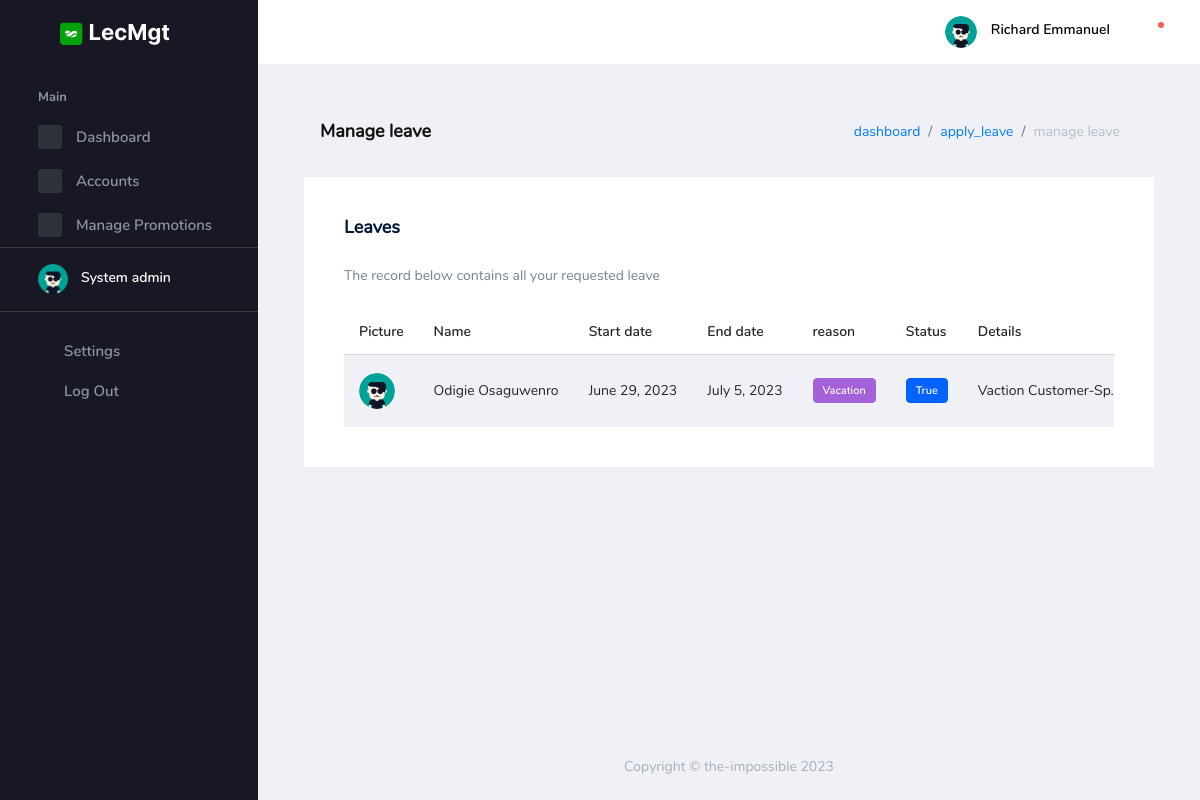
/auth/manage_leaves (signed in), run on the app's committed database.
### lecMgt_auth/models.py (models this page shows, shortened)
class User(AbstractBaseUser, PermissionsMixin):
    user_id = models.UUIDField(
        default=uuid.uuid4, primary_key=True, unique=True, editable=False)
    email = models.CharField(max_length=100, db_index=True,
                             unique=True, verbose_name='email address', blank=True)
    name = models.CharField(
        max_length=100, db_index=True, blank=True, null=True)
    pics = models.ImageField(
        default='img/user.png', upload_to='uploads/', null=True)
    department = models.ForeignKey(
        Department, on_delete=models.CASCADE, blank=True, null=True,)
    date_joined = models.DateTimeField(
        verbose_name='date_joined', auto_now_add=True)
    last_login = models.DateTimeField(
        verbose_name='last_login', auto_now=True, null=True)
    is_active = models.BooleanField(default=True)
    is_staff = models.BooleanField(default=False)
    is_dept = models.BooleanField(default=False)
    is_central = models.BooleanField(default=False)
    is_dean = models.BooleanField(default=False)
    is_hod = models.BooleanField(default=False)
    is_superuser = models.BooleanField(default=False)
    USERNAME_FIELD = 'email'
    REQUIRED_FIELDS = ['name',]
    objects = UserManager()
    class Meta:
        db_table = 'Users'
        verbose_name_plural = 'Users'

class Leave(models.Model):
    leave_id = models.UUIDField(
        default=uuid.uuid4, primary_key=True, unique=True, editable=False)
    user = models.ForeignKey(
        User, on_delete=models.CASCADE, blank=True, null=True)
    start_date = models.DateField(null=True)
    end_date = models.DateField(null=True)
    details = models.TextField(blank=True, null=True)
    reason = models.ForeignKey(
        Reasons, on_delete=models.CASCADE, blank=True, null=True)
    dept_approval = models.BooleanField(default=False)
    created = models.DateTimeField(
        verbose_name='date_created', auto_now_add=True)
    class Meta:
        db_table = 'Leave'
        verbose_name_plural = 'Leave'

class Reasons(models.Model):
    reason_id = models.UUIDField(
        default=uuid.uuid4, primary_key=True, unique=True, editable=False)
    reason_title = models.CharField(max_length=50, unique=True)
    def __str__(self):
        return self.reason_title
    class Meta:
        db_table = 'Reasons'
        verbose_name_plural = 'Reasons'

### lecMgt_auth/views.py (the view, shortened to what this page needs)
# urls.py: path('manage_leaves', ManageLeaves.as_view(), name="manage_leaves"),
class ManageLeaves(LoginRequiredMixin, ListView):
    template_name = 'backend/auth/leave/manage_leave.html'
    def get_queryset(self):
        return Leave.objects.all().order_by('-created')

### Templates/backend/auth/leave/manage_leave.html (shortened to what this page needs)
{% extends 'base.html' %}
{% load crispy_forms_tags %}
{% load static %}
{% block head %}{% include 'partials/auth_head.html' %}{% endblock head %}
{% block body %}
    <div class="container-scroller">
    {% block nav %}{% include 'partials/auth_nav.html' %}{% endblock nav %}
      <div class="container-fluid page-body-wrapper">
        {% include 'partials/auth_sidebar.html' %}
        <div class="main-panel">
          <div class="content-wrapper">
            <div class="page-header">
              <h3 class="page-title"> Manage leave </h3>
              <nav aria-label="breadcrumb">
                <ol class="breadcrumb">
                  <li class="breadcrumb-item"><a href="{% url 'auth:dashboard' %}">dashboard</a></li>
                  {% if not request.user.is_dept %}
                  <li class="breadcrumb-item"><a href="{% url 'auth:apply_leave' %}">apply_leave</a></li>
                  {% endif %}
                  <li class="breadcrumb-item active" aria-current="page">manage leave</li>
                </ol>
              </nav>
            </div>
            <div class="row">
              <div class="col-lg-12 grid-margin stretch-card">
                <div class="card">
                  <div class="card-body">
                    <h4 class="card-title">Leaves</h4>
                    <p class="card-description"> The record below contains all your requested leave </p>
                    <table class="table table-striped table-hover table-responsive">
                      <thead>
                        <tr>
                          <th> Picture </th>
                          <th> Name </th>
                          <th> Start date</th>
                          <th> End date</th>
                          <th> reason </th>
                          <th> Status </th>
                          <th> Details </th>
                        </tr>
                      </thead>
                      <tbody>
                        {% for object in object_list %}
                        <tr>
                          <td class="py-1">
                            <a  {% if not request.user.is_dept %} href="{% url 'auth:edit_leave' object.pk %}"
                            {% endif %}>
                              <img src="{{ object.user.pics.url }}" width="60" alt="image" />
                            </a>
                          </td>
                          <td> {{ object.user.name}} </td>
                          <td> {{ object.start_date}} </td>
                          <td> {{ object.end_date}} </td>
                          <td>
                            <label class="badge badge-info">
                              {{ object.reason}}
                            </label>
                          </td>
                          <td>
                            <label class="badge badge-primary">
                              {{ object.dept_approval}}
                            </label>
                          </td>
                          <td>
                            <a style="cursor: pointer;" data-toggle="modal" data-target="#detailsModal{{forloop.counter}}">
                              {{ object.details|truncatechars:20 }}
                            </a>
                          </td>
                        </tr>
                        {% endfor %}
                      </tbody>
                    </table>
                  </div>
                </div>
              </div>
            </div>
          </div>
          {% block footer %}{% include 'partials/auth_footer.html' %}{% endblock footer %}
        </div>
      </div>
    </div>
  {% endblock %}

### Templates/partials/auth_nav.html (shortened to what this page needs)
{% load static %}
<nav class="navbar default-layout-navbar col-lg-12 col-12 p-0 fixed-top d-flex flex-row">
    <div class="text-center navbar-brand-wrapper d-flex align-items-center justify-content-center">
      <a class="navbar-brand brand-logo" href="{% url 'basic:home' %}"><img src="{% static 'auth/assets/images/logo.svg' %}" alt="logo" /></a>
    </div>
    <div class="navbar-menu-wrapper d-flex align-items-stretch">
      <button class="navbar-toggler navbar-toggler align-self-center" type="button" data-toggle="minimize">
        <span class="mdi mdi-menu"></span>
      </button>
      <ul class="navbar-nav navbar-nav-right">
        <li class="nav-item nav-profile dropdown">
          <a class="nav-link dropdown-toggle" id="profileDropdown" href="#" data-toggle="dropdown" aria-expanded="false">
            <div class="nav-profile-img">
              <img src="{{ request.user.pics.url }}" alt="image">
            </div>
            <div class="nav-profile-text">
              <p class="mb-1 text-black">{{request.user.name}}</p>
            </div>
          </a>
        </li>
        <li class="nav-item dropdown">
          <a class="nav-link count-indicator dropdown-toggle" id="notificationDropdown" href="#" data-toggle="dropdown">
            <i class="mdi mdi-bell-outline"></i>
            <span class="count-symbol bg-danger"></span>
          </a>
        </li>
      </ul>
    </div>
  </nav>

### Templates/partials/auth_sidebar.html (shortened to what this page needs)
{% load static %}
<nav class="sidebar sidebar-offcanvas" id="sidebar">
  <ul class="nav">
    <li class="nav-item nav-category">Main</li>
    <li class="nav-item">
      <a class="nav-link" href="{% url 'auth:dashboard' %}">
        <span class="icon-bg"><i class="mdi mdi-cube menu-icon"></i></span>
        <span class="menu-title">Dashboard</span>
      </a>
    </li>
    {% if request.user.is_staff %}
    <li class="nav-item">
      <a class="nav-link" data-toggle="collapse" href="#ui-basic" aria-expanded="false" aria-controls="ui-basic">
        <span class="icon-bg"><i class="mdi mdi-crosshairs-gps menu-icon"></i></span>
        <span class="menu-title">Accounts</span>
        <i class="menu-arrow"></i>
      </a>
    </li>
    <li class="nav-item">
      <a class="nav-link" href="pages/icons/mdi.html">
        <span class="icon-bg"><i class="mdi mdi-chart-bar menu-icon"></i></span>
        <span class="menu-title">Manage Promotions</span>
      </a>
    </li>
    {% endif %}
    <li class="nav-item sidebar-user-actions">
      <div class="user-details">
        <div class="d-flex justify-content-between align-items-center">
          <div>
            <div class="d-flex align-items-center">
              <div class="sidebar-profile-img">
                <img src="{{ request.user.pics.url }}" width="30" alt="image">
              </div>
              <div class="sidebar-profile-text">
                <p class="mb-1">
                  {% if request.user.is_staff %}
                    System admin
                  {% elif request.user.is_central %}
                    Central admin
                    {% elif request.user.is_dean %}
                    Dean office
                    {% elif request.user.is_hod %}
                    HOD office
                    {% elif request.user.is_dept %}
                    Dept. Admin
                    {% else %}
                    Lecturer
                  {% endif %}
                </p>
              </div>
            </div>
          </div>
        </div>
      </div>
    </li>
    <li class="nav-item sidebar-user-actions">
      <div class="sidebar-user-menu">
        <a href="#" class="nav-link"><i class="mdi mdi-settings menu-icon"></i>
          <span class="menu-title">Settings</span>
        </a>
      </div>
    </li>
    <li class="nav-item sidebar-user-actions">
      <div class="sidebar-user-menu">
        <a data-toggle="modal" data-target="#basicModal" style="cursor: pointer;" class="nav-link"><i class="mdi mdi-logout menu-icon"></i>
          <span class="menu-title">Log Out</span></a>
      </div>
    </li>
  </ul>
</nav>

### data on the page
User: user.pics (placeholder picture), user.name "Richard Emmanuel"
Leave: user.pics (placeholder picture), user.name "Odigie Osaguwenro", start_date "June 29, 2023", end_date "July 5, 2023", reason "Vacation", dept_approval "True", details "Vaction…"
